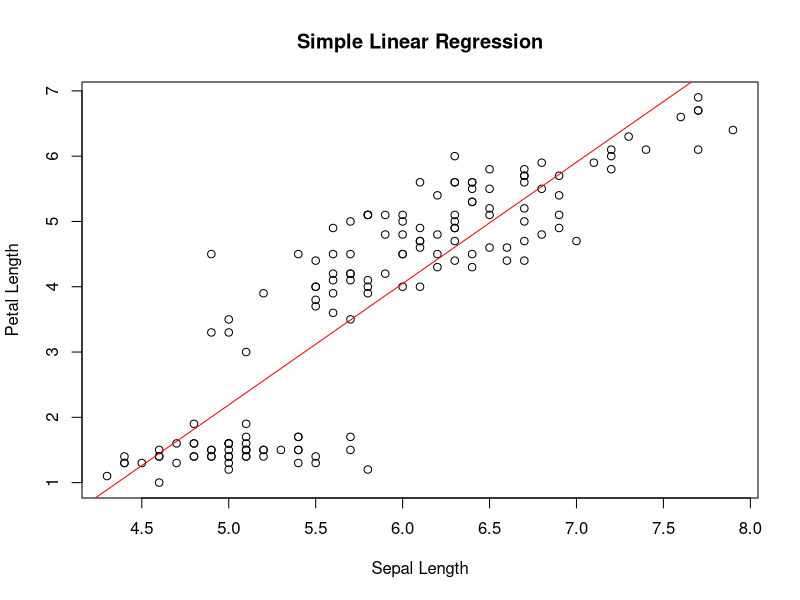

R code for this plot:
# Simple Linear Regression (OLS) using iris dataset

data(iris)

# Fit linear model
model <- lm(Petal.Length ~ Sepal.Length, data = iris)

# Model summary
summary(model)

# Interpretation:
# Intercept: Expected Petal.Length when Sepal.Length = 0
# Slope: Change in Petal.Length for one unit increase in Sepal.Length

# Plot scatter and regression line
plot(iris$Sepal.Length, iris$Petal.Length,
     xlab = "Sepal Length",
     ylab = "Petal Length",
     main = "Simple Linear Regression")

abline(model, col = "red")
